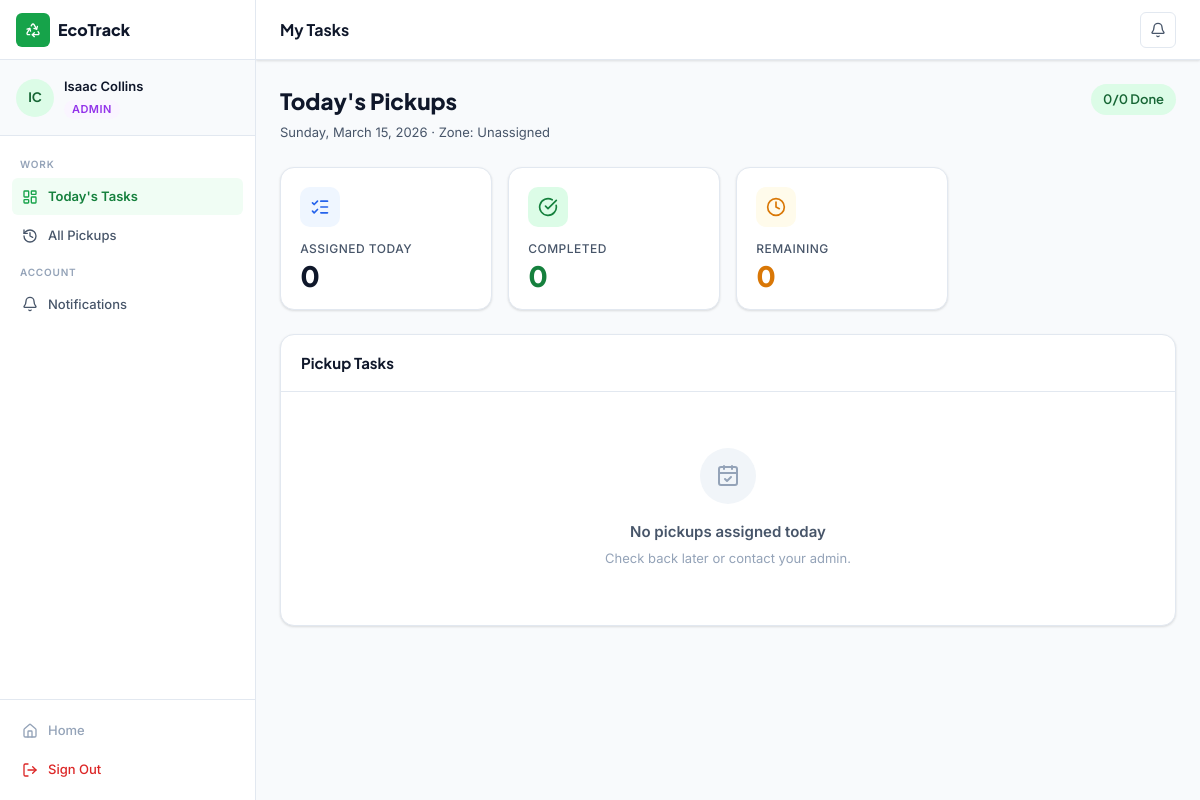
The app's page /collector/dashboard (signed in) with its own data.
### app/models/models.py (models this page shows, shortened)
class User(db.Model, UserMixin):
    __tablename__ = 'users'
    id = db.Column(db.Integer, primary_key=True)
    full_name = db.Column(db.String(120), nullable=False)
    email = db.Column(db.String(150), unique=True, nullable=False)
    phone = db.Column(db.String(30))
    password_hash = db.Column(db.String(256), nullable=False)
    role = db.Column(db.Enum('resident', 'collector', 'admin'), nullable=False, default='resident')
    is_active = db.Column(db.Boolean, default=True)
    email_verified = db.Column(db.Boolean, default=False)
    zone = db.Column(db.String(50))          # for collectors
    created_at = db.Column(db.DateTime, default=datetime.utcnow)
    updated_at = db.Column(db.DateTime, default=datetime.utcnow, onupdate=datetime.utcnow)
    pickups_as_resident = db.relationship('PickupRequest', foreign_keys='PickupRequest.resident_id',
                                          backref='resident', lazy='dynamic')
    pickups_as_collector = db.relationship('PickupRequest', foreign_keys='PickupRequest.collector_id',
                                           backref='collector', lazy='dynamic')
    notifications = db.relationship('Notification', backref='user', lazy='dynamic')
    activity_logs = db.relationship('ActivityLog', backref='user', lazy='dynamic')
    @property
    def initials(self):
        parts = self.full_name.split()
        return ''.join(p[0].upper() for p in parts[:2])

### app/controllers/collector_controller.py (the view)
@collector_bp.route('/dashboard')
@login_required
@collector_required
def dashboard():
    today_tasks = pickup_repo.get_by_collector_today(current_user.id)
    done = sum(1 for t in today_tasks if t.status == 'completed')
    pending = [t for t in today_tasks if t.status in ('scheduled', 'in_progress')]
    unread = notif_repo.get_unread_count(current_user.id)
    return render_template('collector/dashboard.html',
                           today_tasks=today_tasks,
                           done=done,
                           pending=pending,
                           unread=unread)

### app/controllers/collector_controller.py (called while the page is built)
def collector_required(f):
    @wraps(f)
    def decorated(*args, **kwargs):
        if not current_user.is_authenticated or current_user.role not in ('collector', 'admin'):
            flash('Collector access required.', 'danger')
            return redirect(url_for('auth.login'))
        return f(*args, **kwargs)
    return decorated

### app/models/models.py (called while the page is built)
@login_manager.user_loader
def load_user(user_id):
    return User.query.get(int(user_id))

### app/repositories/pickup_repository.py (called while the page is built)
    def get_by_collector_today(self, collector_id: int) -> list[PickupRequest]:
        return PickupRequest.query.filter(
            PickupRequest.collector_id == collector_id,
            PickupRequest.pickup_date == date.today()
        ).order_by(PickupRequest.time_slot).all()

### app/repositories/support_repositories.py (called while the page is built)
    def get_unread_count(self, user_id: int) -> int:
        return Notification.query.filter_by(user_id=user_id, is_read=False).count()

### app/templates/collector/dashboard.html (shortened to what this page needs)
{% extends "dashboard_base.html" %}
{% block page_title %}My Tasks{% endblock %}
{% block notif_url %}{{ url_for('collector.notifications') }}{% endblock %}
{% block sidebar_nav %}
<span class="sidebar-section-label">Work</span>
<a href="{{ url_for('collector.dashboard') }}" class="sidebar-item {% if request.endpoint == 'collector.dashboard' %}active{% endif %}">
  <i data-lucide="layout-dashboard" class="icon-sm"></i><span>Today's Tasks</span>
</a>
<a href="{{ url_for('collector.history') }}" class="sidebar-item {% if request.endpoint == 'collector.history' %}active{% endif %}">
  <i data-lucide="history" class="icon-sm"></i><span>All Pickups</span>
</a>
<span class="sidebar-section-label">Account</span>
<a href="{{ url_for('collector.notifications') }}" class="sidebar-item {% if request.endpoint == 'collector.notifications' %}active{% endif %}">
  <i data-lucide="bell" class="icon-sm"></i><span>Notifications</span>
</a>
{% endblock %}
{% block content %}
<div class="page-header">
  <div>
    <div class="page-header-title">Today's Pickups</div>
    <div class="page-header-sub">
      {{ now.strftime('%A, %B %d, %Y') }} · Zone: {{ current_user.zone or 'Unassigned' }}
    </div>
  </div>
  <div class="flex items-center gap-2">
    <span class="badge badge-success" style="font-size:13px;padding:5px 12px;">
      {{ done }}/{{ today_tasks | length }} Done
    </span>
  </div>
</div>
<div class="metrics-grid">
  <div class="metric-card">
    <div class="metric-icon" style="background:var(--blue-50);color:var(--blue-600);"><i data-lucide="list-checks" class="icon-md"></i></div>
    <div class="metric-label">Assigned Today</div>
    <div class="metric-value">{{ today_tasks | length }}</div>
  </div>
  <div class="metric-card">
    <div class="metric-icon" style="background:var(--green-100);color:var(--green-700);"><i data-lucide="check-circle" class="icon-md"></i></div>
    <div class="metric-label">Completed</div>
    <div class="metric-value" style="color:var(--green-700);">{{ done }}</div>
  </div>
  <div class="metric-card">
    <div class="metric-icon" style="background:var(--amber-50);color:var(--amber-600);"><i data-lucide="clock" class="icon-md"></i></div>
    <div class="metric-label">Remaining</div>
    <div class="metric-value" style="color:var(--amber-600);">{{ pending | length }}</div>
  </div>
</div>
<div class="card">
  <div class="card-header"><div class="card-title">Pickup Tasks</div></div>
  <div class="card-body" style="padding:.5rem 0;">
    {% if today_tasks %}
      {% for i, task in today_tasks | enumerate %}
      <div class="task-item" style="margin:0 .75rem .5rem;">
        <div class="task-num {{ 'done' if task.status == 'completed' else '' }}">
          {% if task.status == 'completed' %}
            <i data-lucide="check" class="icon-xs"></i>
          {% else %}
            {{ loop.index }}
          {% endif %}
        </div>
        <div class="task-info">
          <div class="task-addr">{{ task.address }}</div>
          <div class="task-meta">
            <span>
              <i data-lucide="{{ task.waste_type_obj.icon if task.waste_type_obj else 'trash-2' }}" class="icon-xs" style="vertical-align:middle;"></i>
              {{ task.waste_type_obj.name if task.waste_type_obj else '—' }}
            </span>
            <span>
              <i data-lucide="clock" class="icon-xs" style="vertical-align:middle;"></i>
              {{ task.time_slot | timefmt }}
            </span>
            {% if task.resident %}
            <span>
              <i data-lucide="user" class="icon-xs" style="vertical-align:middle;"></i>
              {{ task.resident.full_name }}
            </span>
            {% endif %}
          </div>
          {% if task.special_instructions %}
          <div style="font-size:11px;color:var(--text-muted);margin-top:3px;">
            <i data-lucide="message-square" class="icon-xs" style="vertical-align:middle;"></i>
            {{ task.special_instructions }}
          </div>
          {% endif %}
        </div>
        <div class="task-actions">
          {% if task.status == 'completed' %}
            <span class="badge badge-success">Done</span>
          {% elif task.status == 'cancelled' %}
            <span class="badge badge-secondary">Cancelled</span>
          {% else %}
            <form method="POST" action="{{ url_for('collector.update_task', pickup_id=task.id) }}" style="display:inline;">
              <input type="hidden" name="status" value="completed">
              <button type="submit" class="btn btn-primary btn-sm">
                <i data-lucide="check" class="icon-xs"></i> Done
              </button>
            </form>
            <button class="btn btn-danger btn-sm" onclick="showReport({{ task.id }}, '{{ task.address | replace("'", "\\'") }}')">
              <i data-lucide="alert-triangle" class="icon-xs"></i>
            </button>
          {% endif %}
        </div>
      </div>
      {% endfor %}
    {% else %}
    <div class="empty-state">
      <div class="empty-icon"><i data-lucide="calendar-check" class="icon-lg"></i></div>
      <div class="empty-title">No pickups assigned today</div>
      <div class="empty-sub">Check back later or contact your admin.</div>
    </div>
    {% endif %}
  </div>
</div>
{% endblock %}

### app/templates/dashboard_base.html (shortened to what this page needs)
<!DOCTYPE html>
<html lang="en">
<head>
<link rel="stylesheet" href="{{ url_for('static', filename='css/main.css') }}">
</head>
<body class="dashboard-body">
<div class="app-shell">
  <aside class="sidebar" id="sidebar">
    <div class="sidebar-header">
      <a href="{{ url_for('main.home') }}" class="sidebar-brand">
        <div class="brand-icon"><i data-lucide="recycle" class="icon-sm"></i></div>
        <span>EcoTrack</span>
      </a>
    </div>
    <div class="sidebar-user">
      <div class="user-avatar">{{ current_user.initials }}</div>
      <div class="user-info">
        <div class="user-name">{{ current_user.full_name }}</div>
        <div class="user-role role-{{ current_user.role }}">{{ current_user.role | capitalize }}</div>
      </div>
    </div>
    <nav class="sidebar-nav">
      {% block sidebar_nav %}{% endblock %}
    </nav>
    <div class="sidebar-footer">
      <a href="{{ url_for('main.home') }}" class="sidebar-item text-muted">
        <i data-lucide="home" class="icon-sm"></i>
        <span>Home</span>
      </a>
      <a href="{{ url_for('auth.logout') }}" class="sidebar-item text-danger">
        <i data-lucide="log-out" class="icon-sm"></i>
        <span>Sign Out</span>
      </a>
    </div>
  </aside>
  <div class="main-wrapper">
    <header class="topbar">
      <div class="topbar-title">{% block page_title %}{% endblock %}</div>
      <div class="topbar-actions">
        <a href="{% block notif_url %}#{% endblock %}" class="topbar-icon-btn" title="Notifications">
          <i data-lucide="bell" class="icon-sm"></i>
        </a>
      </div>
    </header>
    <main class="page-content">
      {% block content %}{% endblock %}
    </main>
  </div>
</div>
</body>
</html>

### records on screen
User: initials "IC", full_name "Isaac Collins", role "ADMIN", zone "Unassigned"

### other values on screen
{{ done }} "0"
{{ today_tasks | length }} "0"
{{ pending | length }} "0"
